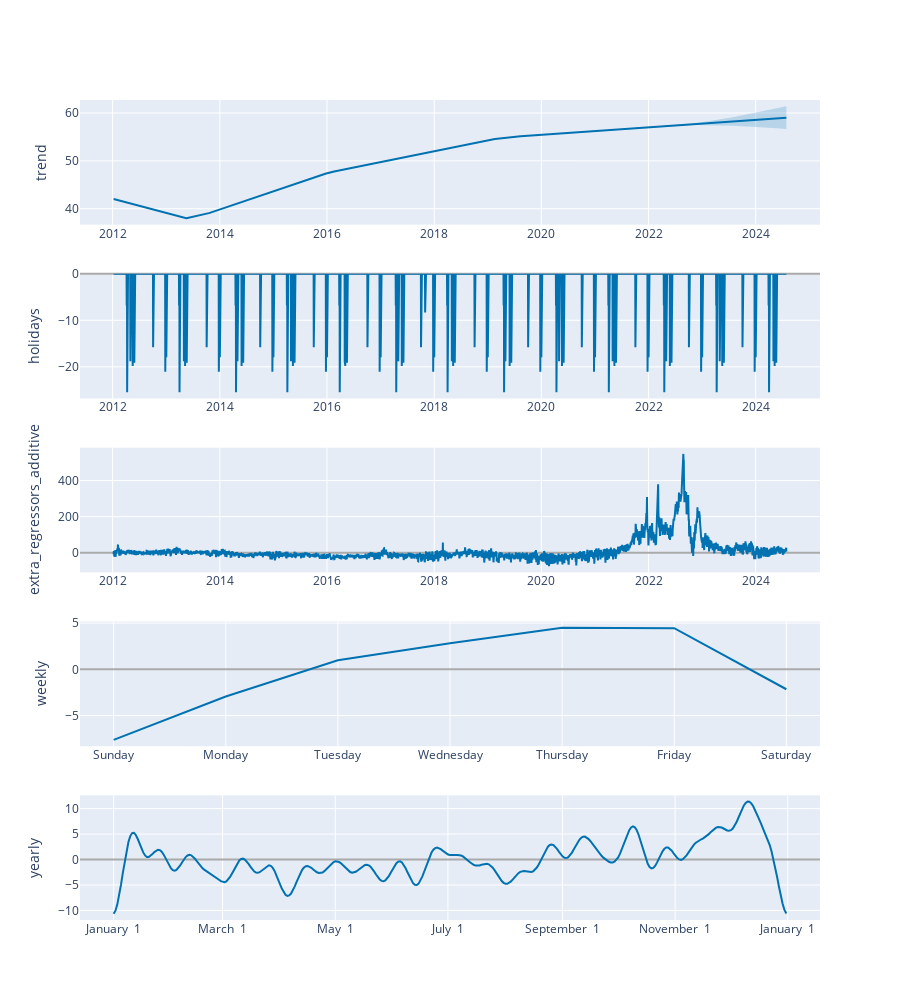

Write notebook code for a chart like this one.
### Code cell
# Python
plot_components_plotly(m, forecast)

### Figure 1 — Plotly figure (JSON) as saved in the notebook; plotly's stock layout.template omitted (floating-point values rounded to 4 significant figures; data arrays with more than 128 entries replaced by an {"elided": "..."} marker saying what was removed)
{"data": [{"line": {"color": "#0072B2", "width": 2}, "mode": "lines", "name": "trend", "type": "scatter", "x": {"elided": "4586 str values"}, "xaxis": "x", "y": {"elided": "4586 float values"}, "yaxis": "y"}, {"line": {"color": "rgba(0, 114, 178, 0.2)", "width": 0}, "mode": "lines", "name": "trend_upper", "type": "scatter", "x": {"elided": "4586 str values"}, "xaxis": "x", "y": {"elided": "4586 float values"}, "yaxis": "y"}, {"fill": "tonexty", "fillcolor": "rgba(0, 114, 178, 0.2)", "line": {"color": "rgba(0, 114, 178, 0.2)", "width": 0}, "mode": "lines", "name": "trend_lower", "type": "scatter", "x": {"elided": "4586 str values"}, "xaxis": "x", "y": {"elided": "4586 float values"}, "yaxis": "y"}, {"line": {"color": "#0072B2", "width": 2}, "mode": "lines", "name": "holidays", "text": {"elided": "4586 str values"}, "type": "scatter", "x": {"elided": "4586 str values"}, "xaxis": "x2", "y": {"elided": "4586 float values"}, "yaxis": "y2"}, {"line": {"color": "#0072B2", "width": 2}, "mode": "lines", "name": "extra_regressors_additive", "type": "scatter", "x": {"elided": "4586 str values"}, "xaxis": "x3", "y": {"elided": "4586 float values"}, "yaxis": "y3"}, {"line": {"color": "#0072B2", "width": 2}, "mode": "lines", "name": "weekly", "type": "scatter", "x": ["2017-01-01T00:00:00", "2017-01-02T00:00:00", "2017-01-03T00:00:00", "2017-01-04T00:00:00", "2017-01-05T00:00:00", "2017-01-06T00:00:00", "2017-01-07T00:00:00"], "xaxis": "x4", "y": [-7.636, -2.944, 0.9861, 2.807, 4.495, 4.449, -2.156], "yaxis": "y4"}, {"line": {"color": "#0072B2", "width": 2}, "mode": "lines", "name": "yearly", "type": "scatter", "x": {"elided": "365 str values"}, "xaxis": "x5", "y": {"elided": "365 float values"}, "yaxis": "y5"}], "layout": {"height": 1000, "showlegend": false, "width": 900, "xaxis": {"anchor": "y", "domain": [0, 1], "range": ["2011-05-23T18:00:00", "2025-03-14T06:00:00"], "type": "date"}, "xaxis2": {"anchor": "y2", "domain": [0, 1], "range": ["2011-05-23T18:00:00", "2025-03-14T06:00:00"], "type": "date"}, "xaxis3": {"anchor": "y3", "domain": [0, 1], "range": ["2011-05-23T18:00:00", "2025-03-14T06:00:00"], "type": "date"}, "xaxis4": {"anchor": "y4", "domain": [0, 1], "range": ["2016-12-31T16:48:00", "2017-01-07T07:12:00"], "tickformat": "%A", "type": "date"}, "xaxis5": {"anchor": "y5", "domain": [0, 1], "range": ["2016-12-13T18:54:02.958904", "2018-01-18T11:04:57.863013"], "tickformat": "%B %e", "type": "date"}, "yaxis": {"anchor": "x", "domain": [0.848, 1], "rangemode": "normal", "title": {"text": "trend"}, "zerolinecolor": "#AAA"}, "yaxis2": {"anchor": "x2", "domain": [0.636, 0.788], "rangemode": "tozero", "title": {"text": "holidays"}, "zerolinecolor": "#AAA"}, "yaxis3": {"anchor": "x3", "domain": [0.424, 0.576], "rangemode": "tozero", "title": {"text": "extra_regressors_additive"}, "zerolinecolor": "#AAA"}, "yaxis4": {"anchor": "x4", "domain": [0.212, 0.364], "title": {"text": "weekly"}, "zerolinecolor": "#AAA"}, "yaxis5": {"anchor": "x5", "domain": [0, 0.152], "title": {"text": "yearly"}, "zerolinecolor": "#AAA"}}}
